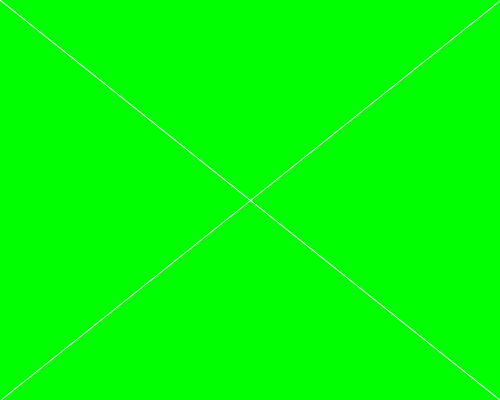
Frame 1 (no input)
Frame 60 (the mouse pressed at the canvas centre just before this capture): identical to frame 1, image omitted
Frame 120 (the mouse held since frame 60 and released just before this capture): identical to frame 1, image omitted

The Processing sketch that drew this single still picture (run headless with seeded random() and noise(); from frame 60 on, the mouse is pressed at the canvas centre):

// Processing sketch: sketch3
// ── sketch3.pde
void setup() {
  size(500, 400);
}

void draw() {
  background(0, 255, 0);
  
  stroke(255);
  line(0, 0, width, height);
  line(0, height, width, 0);
}
